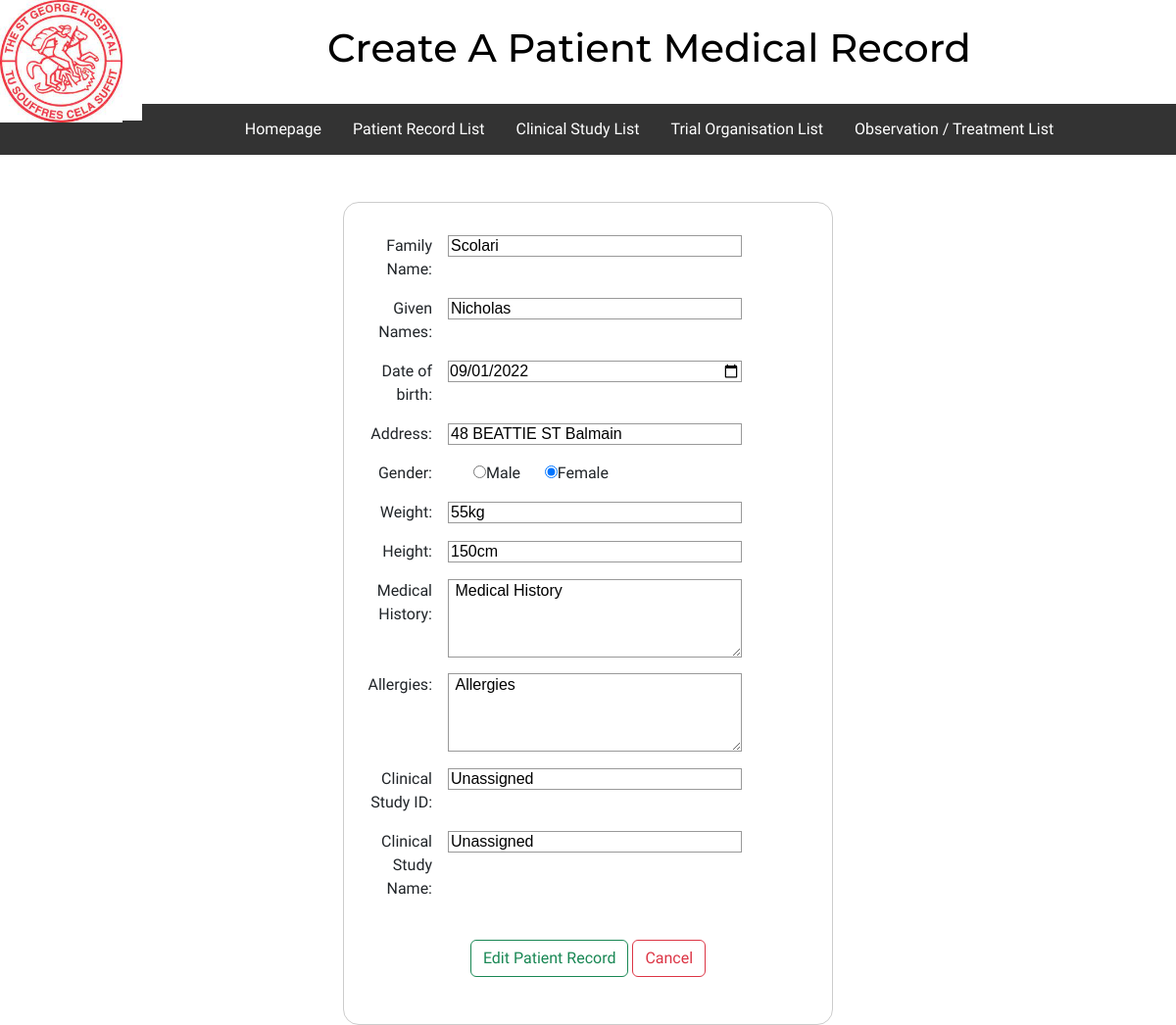
Before: /patientRecordsFolder/editPatientRecord.php?patientID=234241 with the older database file.
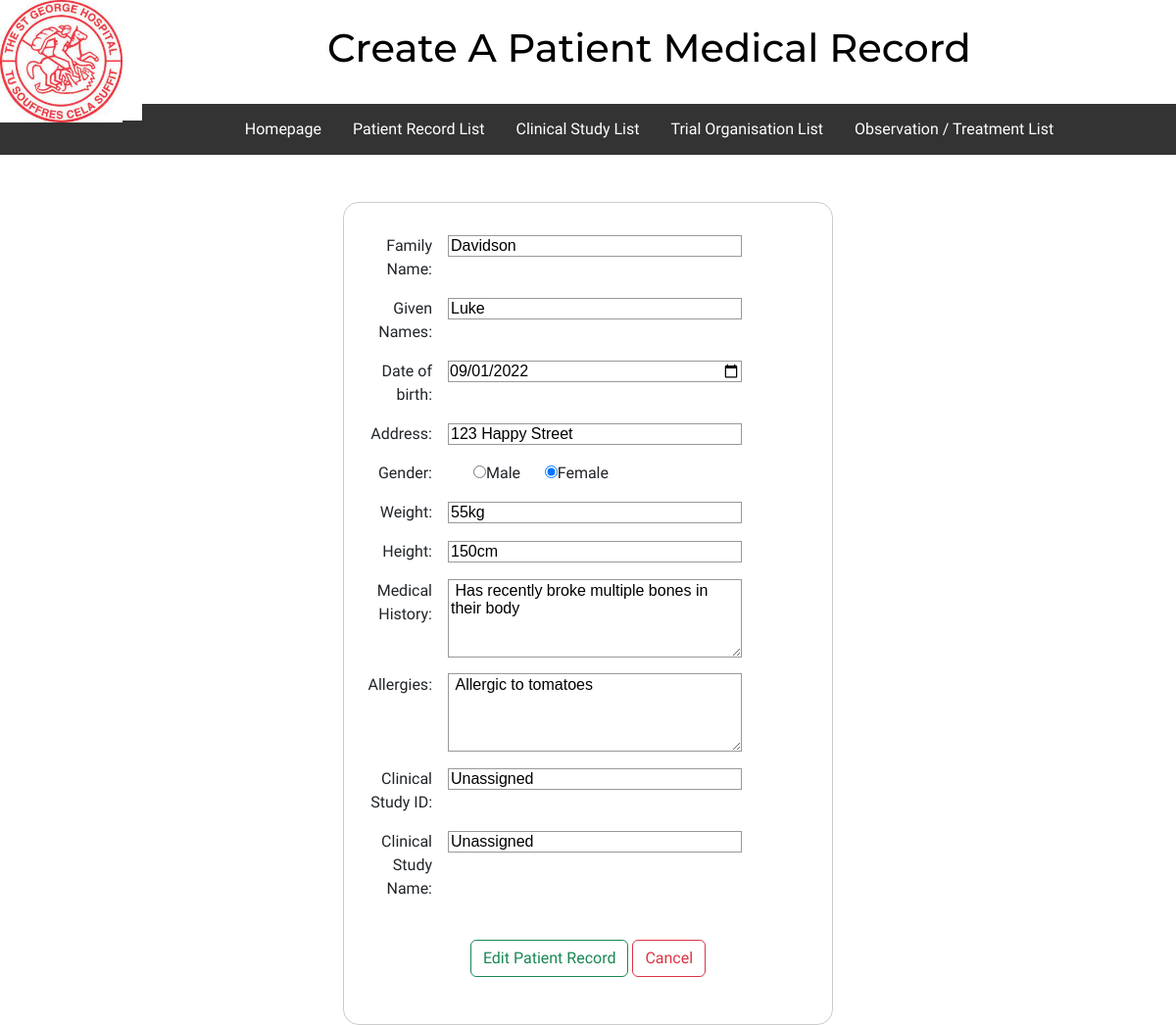
After: the same page with the newer database file.
### tables this page shows
CREATE TABLE `patientrecords` (
  `patientID` int(255) NOT NULL,
  `familyName` varchar(255) NOT NULL,
  `givenName` varchar(255) NOT NULL,
  `dob` date NOT NULL,
  `address` varchar(255) NOT NULL,
  `sex` varchar(255) NOT NULL,
  `weight` varchar(255) NOT NULL,
  `height` varchar(255) NOT NULL,
  `medicalHistory` text NOT NULL,
  `allergies` text NOT NULL,
  `clinicalStudyID` varchar(255) NOT NULL,
  `clinicalStudyName` varchar(255) NOT NULL
);

### patientRecordsFolder/editPatientRecord.php (the view, shortened to what this page needs)
<?php
$servername = "localhost";
$username = "root";
$password = "";
$database = "clinicaltesting2";
$connection = new mysqli($servername, $username, $password, $database);
$familyName = "";
$givenName = "";
$dob = "";
$address = "";
$sex = "";
$weight = "";
$height = "";
$medicalHistory = "";
$allergies = "";
$clinicalStudyID = "";
$clinicalStudyName = "";
if ($_SERVER['REQUEST_METHOD'] == 'GET') {
    $patientID = $_GET["patientID"];
    $sql = "SELECT * FROM patientrecords WHERE patientID = $patientID";
    $result = $connection->query($sql);
    $row = $result->fetch_assoc();
    $familyName = $row["familyName"];
    $givenName = $row["givenName"];
    $dob = $row["dob"];
    $address = $row["address"];
    $sex = $row["sex"];
    $weight = $row["weight"];
    $height = $row["height"];
    $medicalHistory = $row["medicalHistory"];
    $allergies = $row["allergies"];
    $clinicalStudyID = $row["clinicalStudyID"];
    $clinicalStudyName = $row["clinicalStudyName"];
}
?>
<!DOCTYPE html>
<html>
<head>
    <link rel="stylesheet" href="../style.css">
</head>
<body>
    <div class="header">
        <a href="../Homepage.html">
            <img src="../Images/Hospital Logo.jpg" alt="St George Logo"></a>
        <h1><a href="Homepage.html">Create A Patient Medical Record</a></h1>
    </div>
    <br>
    <div class="topnav">
        <div id="topnav">
            <a href="../Homepage.html">Homepage</a>
            <a href="/clinicalTestingWebsite/patientRecordsFolder/patientRecordList.php">Patient Record List</a>
            <a href="/clinicalTestingWebsite/clinicalStudiesFolder/clinicalStudyList.php">Clinical Study List</a>
            <a href="/clinicalTestingWebsite/trialOrganisationsFolder/trialOrganisationsList.php">Trial
                Organisation List</a>
            <a href="/clinicalTestingWebsite/observationAndTreatmentRecordFolder/observationAndTreatmentList.php">Observation
                / Treatment List</a>
        </div>
    </div>
    <br><br>
    <form method="post">
        <ul>
            <li>
                <label for="familyName">Family Name:</label>
                <input type="text" id="familyName" name="familyName" value="<?php echo $familyName; ?> " placeholder="Enter family name">
            </li>
            <li>
                <label for="givenName">Given Names:</label>
                <input type="text" id="givenName" name="givenName" value="<?php echo $givenName; ?> " placeholder="Enter given names">
            </li>
            <li>
                <label for="DOB">Date of birth:</label>
                <input type="date" name="dob" id = "dob" value="<?php echo $dob; ?>">
            </li>
            <li>
                <label for="address">Address:</label>
                <input type="text" id="address" name="address" value="<?php echo $address; ?> " placeholder="Enter address">
            </li>
            <li>
                <label for="sex">Gender:</label>
                <label for="male">
                    <input type="radio" name="sex" id="male" value="<?php echo $sex; ?> " checked /><span>Male</span>
                </label>
                <label for="female">
                    <input type="radio" name="sex" id="female" value="<?php echo $sex; ?> " checked /><span>Female</span>
                </label>
            </li>
            <li>
                <label for="weight">Weight:</label>
                <input type="text" id="weight" name="weight" value="<?php echo $weight; ?> " placeholder="Enter weight in kilograms">
            </li>
            <li>
                <label for="height">Height:</label>
                <input type="text" id="height" name="height" value="<?php echo $height; ?>" placeholder="Enter height in centimeters">
            </li>
            <li>
                <label for="medicalHistory">Medical History:</label>
                <textarea id="medicalHistory" name="medicalHistory" placeholder="Enter patient medical history"> <?php echo $medicalHistory; ?></textarea>
            </li>
            <li>
                <label for="allergies">Allergies:</label>
                <textarea id="allergies" name="allergies" placeholder="Enter a list of allergies"> <?php echo $allergies; ?> </textarea>
            </li>
            <li>
                <label for="clinicalStudyID">Clinical Study ID:</label>
                <input type="text" id="clinicalStudyID" name="clinicalStudyID" value="<?php echo $clinicalStudyID; ?>">
            </li>
            <li>
                <label for="clinicalStudyName">Clinical Study Name:</label>
                <input type="text" id="clinicalStudyName" name="clinicalStudyName" value="<?php echo $clinicalStudyName; ?>">
            </li>
            <br>
            <li>
                <div class="buttonHolder">
                    <button type="submit" class="btn btn-outline-success">Edit Patient Record</button>
                    <a class="btn btn-outline-danger" href="/clinicalTestingWebsite/patientRecordsFolder/patientRecordList.php" role="button">Cancel</a>
        </ul>
    </form>
</body>
</html>

Changed rows visible on the page:
changed patientrecords "55kg": familyName "Scolari" → "Davidson"; givenName "Nicholas" → "Luke"; address "48 BEATTIE ST Balmain" → "123 Happy Street"; medicalHistory "Medical History" → "Has recently broke multiple bones in their body"; allergies "Allergies" → "Allergic to tomatoes"
